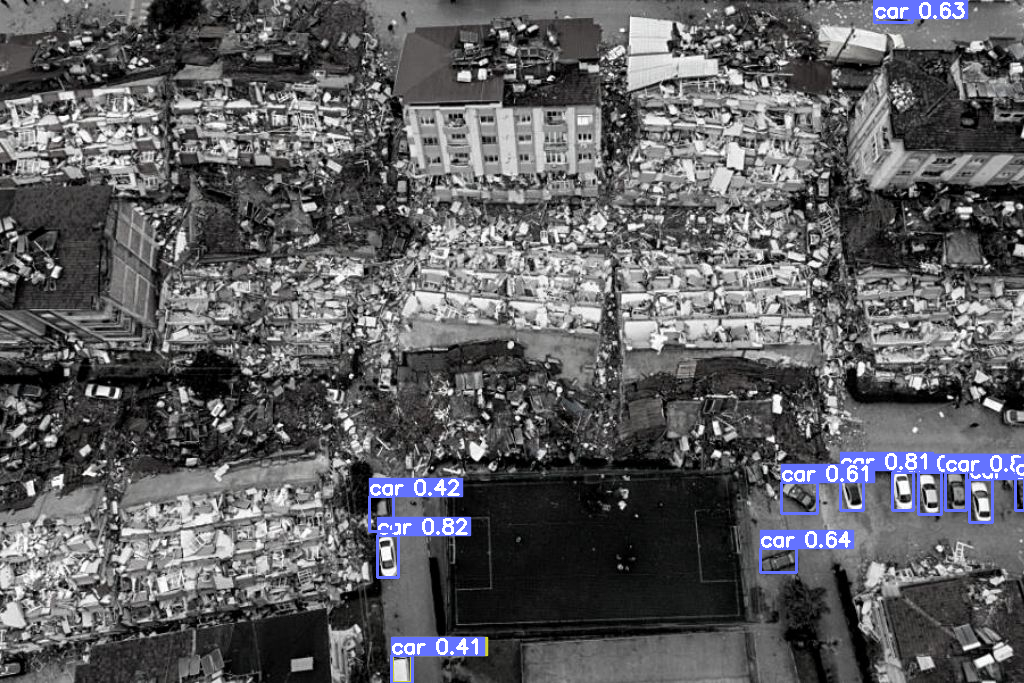
#> input picture VisionScripts/Detections.png, 1024 x 683 px, given in place of D, which was not available
$ python -i sobelops.py   (imports and definitions only)
#> lines starting #> are read from the running program, lines starting #| are printed output that depends on the picture; after the words box and inside, x2 and y2 are one past the last pixel; in counts of white or black regions, pixels touching at a corner belong together; pictures that were not available may be replaced by others from this repository, and a replacement may not be noted
### VisionScripts/optimal_road_finder.py
from time import sleep


class Node:
    def __init__(self, locx, locy):
        self.locx = locy
        self.locy = locx

        self.neighbors = []

    def get_neighboors(self):
        return self.neighbors
    def add_neighboor(self, n):
        self.neighbors.append(n)
        if len(self.neighbors)>8:
            raise Exception("There is a problem with adding neighboors")
    def is_my_neighboor(self, n):
        return n in self.neighbors
    def get_diff(self, n):
        return max(abs(self.locx - n.locx), abs(self.locy - n.locy))
    def get_loc(self):
        return f"({self.locx}, {self.locy})"
    def __str__(self):
        return f"({self.locx}, {self.locy})"

class Graph:
    def __init__(self, nodes):
        # expects (x,y) doublets in a list
        self.nodes = nodes
        for n in nodes:
            self.set_nodes_for(n)

    # set neighboor nodes of n
    def set_nodes_for(self, n):
        for node in self.nodes:
            diff = n.get_diff(node)
            if diff == 1:
                n.add_neighboor(node)

    def get_route(self, start, end):
        to_be_excluded= []
        return self.bfs(start, to_be_excluded, end)

    def bfs(self, start, toexclude, target):


        if start.is_my_neighboor(target):
            return [start]

        start_neighboors = start.get_neighboors()
        traversal_so_far = {}

        to_be_exclueded = [start]
        to_be_looked_fors = [start]

        # [21 lines left out: functions which_contains, generate_path, not called in this run]


        while True:
            if len(to_be_looked_fors) == 0:
                return []

            new_to_be_looked_fors = []
            base = to_be_looked_fors.pop(0)

            for n in base.get_neighboors():
                # first time we travel base
                if n == target:
                    print(traversal_so_far)
                    return generate_path(base)

                if n not in to_be_exclueded:
                    # now  add them to queue
                    new_to_be_looked_fors.append(n)


            traversal_so_far[base]= new_to_be_looked_fors
            to_be_looked_fors.extend(new_to_be_looked_fors)
            to_be_exclueded.extend(new_to_be_looked_fors)
            print("New to be looked for: " + str(new_to_be_looked_fors))


        toexclude.extend(start_neighboors)


class RoadFinder:
    def __init__(self, road_mask, resolution = 20):
        self.road_mask = road_mask
        self.resolution = resolution
    """

       Gridlere böl merkezleri yolda mı ?   +
       Yoldaysa o nokta için bir node atalım
       Node' ları oluşturduktan sonra komşuları için(her node' un graph' daki lokasyonu o grid' in index' i dir)
       maks  (1,1) abs uzaklıktaki node' lar komşular' dı
       graph olustu. Bundan sonra BFS atıyoruz


    """
    def get_grid_values(self):
        # 10 .. 30
        # x/10 daki grid' in merkezi yoldan mı geçiyor?
        print("Shape of this openres mask is: " + str(self.road_mask.shape))
        h,w = self.road_mask.shape
        self.grid_h = int(h/self.resolution)
        # 680 / 20 -> 32
        self.grid_w = int(w/self.resolution)

        grid_vals = []
        for i in range(int(self.grid_h/2), h, self.grid_h):
            tmp = []
            for j in range(int(self.grid_w/2), w, self.grid_w):
                xmean = int(i)
                ymean = int(j)
                value = self.road_mask[xmean, ymean]
                tmp.append(value)
            grid_vals.append(tmp)
        self.grid_vals = grid_vals
        print("shape of gridvals:" + str(len(grid_vals)))


    def filter_nodes(self):
        filtered_nodes = []
        for i in range(self.resolution):
            for j in range(self.resolution):
                if self.grid_vals[i][j] >0:
                    filtered_nodes.append(Node(j,i))
        self.filtered_nodes = filtered_nodes


    def generate_graph(self):

    #    Node' ları oluşturduktan sonra komşuları için(her node' un graph' daki lokasyonu o grid' in index' i dir)
    #    maks  (1,1) abs uzaklıktaki node' lar komşular' dı,
        # filter nodes so they have positive values on


        g = Graph(self.filtered_nodes)


        start = self.filtered_nodes[-7]
        target = self.filtered_nodes[-55]

        print("Starting poing for route:" + start.get_loc() + ", Target: " + target.get_loc())
        print("Which corresponds to pixels: " + str(start.locx * self.grid_h)  +","+ str(start.locy*self.grid_w)+  "and")
        print(str(target.locx * self.grid_h)  +","+ str(target.locy*self.grid_w))
        route = g.get_route(start, target )
        print("Generated route is :" + str(route))
        return start, target, route

### VisionScripts/sobelops.py
"""
@file sobel_demo.py
@brief Sample code using Sobel and/or Scharr OpenCV functions to make a simple Edge Detector
"""
import sys
import cv2 as cv
import matplotlib
import numpy as np
import matplotlib.pyplot as plt
import pickle as pkl
from optimal_road_finder import RoadFinder

def zoom_factory(ax,base_scale = 2.):
    # [24 lines left out: function zoom_fun, not called in this run]

    fig = ax.get_figure() # get the figure of interest
    # attach the call back
    fig.canvas.mpl_connect('scroll_event',zoom_fun)

    #return the function
    return zoom_fun

def main(argv):

#> called with argv = 'Detections.png'
    window_name = ('Sobel Demo - Simple Edge Detector')
    scale = 2
    delta = 0
    ddepth = cv.CV_16S


    if len(argv) < 1:
        print ('Not enough parameters')
        print ('Usage:\nmorph_lines_detection.py < path_to_image >')
        return -1
    # Load the image
    src = cv.imread(argv[0], cv.IMREAD_COLOR)
#> src is the input picture: shape (683, 1024, 3); mean B, G, R 96.8, 94.2, 94
    # Check if image is loaded fine
    if src is None:
        print ('Error opening image: ' + argv[0])
        return -1
    cv.imshow("Source", src)

    # show detections
    dets = cv.imread("Detections.png")
    cv.imshow("Yolov8 Detections",dets)

    src2 = cv.GaussianBlur(src, (3, 3), 0)


    gray = cv.cvtColor(src2, cv.COLOR_BGR2GRAY)


    grad_x = cv.Sobel(gray, ddepth, 1, 0, ksize=3, scale=scale, delta=delta, borderType=cv.BORDER_DEFAULT)
    # # Gradient-Y
    #grad_y = cv.Scharr(gray,ddepth,0,1)
    grad_y = cv.Sobel(gray, ddepth, 0, 1, ksize=3, scale=scale, delta=delta, borderType=cv.BORDER_DEFAULT)


    abs_grad_x = cv.convertScaleAbs(grad_x)
    abs_grad_y = cv.convertScaleAbs(grad_y)


    sobeled = cv.addWeighted(abs_grad_x, 0.5, abs_grad_y, 0.5, 0)

    et,thresh1 = cv.threshold(sobeled,160,255,cv.THRESH_BINARY)
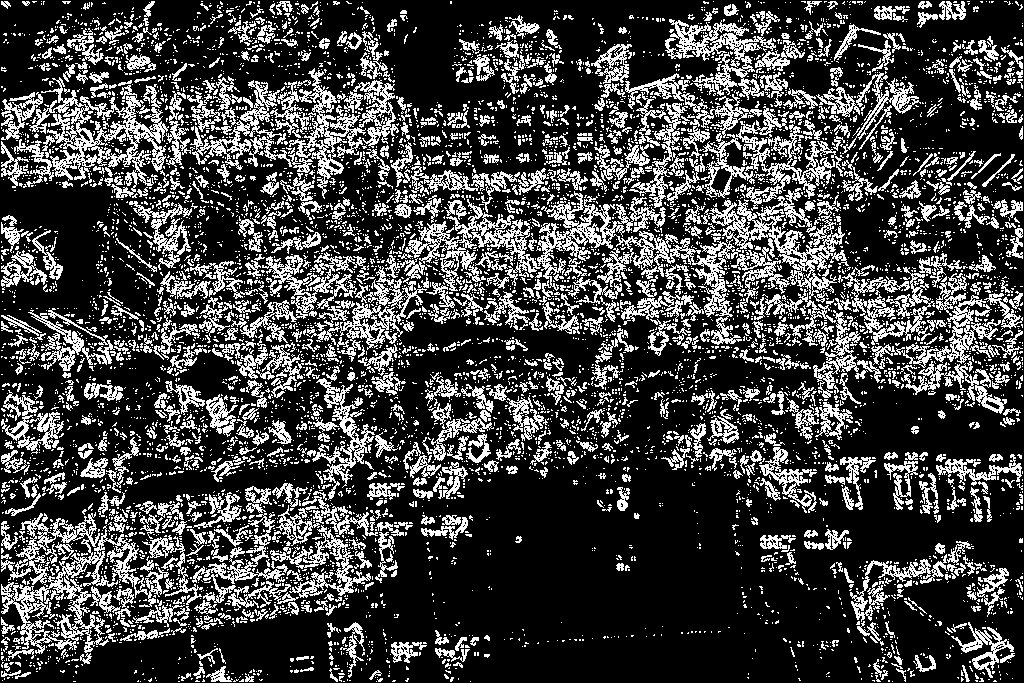
#> thresh1: shape (683, 1024); 26% white in thin lines or dots
    thresh1_v1 = thresh1.copy()
    cv.imshow("After Tresholding Operation", thresh1_v1)
    kernel = cv.getStructuringElement(cv.MORPH_ELLIPSE,(40,40))
    res = cv.morphologyEx(thresh1_v1,cv.MORPH_CLOSE,kernel)
#> res: shape (683, 1024); 88.5% white; 13 black regions, largest, box (x1, y1, x2, y2) and area: (457, 473, 799, 683) 47607, (395, 0, 514, 107) 6705, (14, 184, 105, 274) 5169
    cv.imshow('After Closing Operation',res)
    kernel = cv.getStructuringElement(cv.MORPH_RECT,(55,55))
    openres = cv.morphologyEx(res,cv.MORPH_OPEN,kernel)
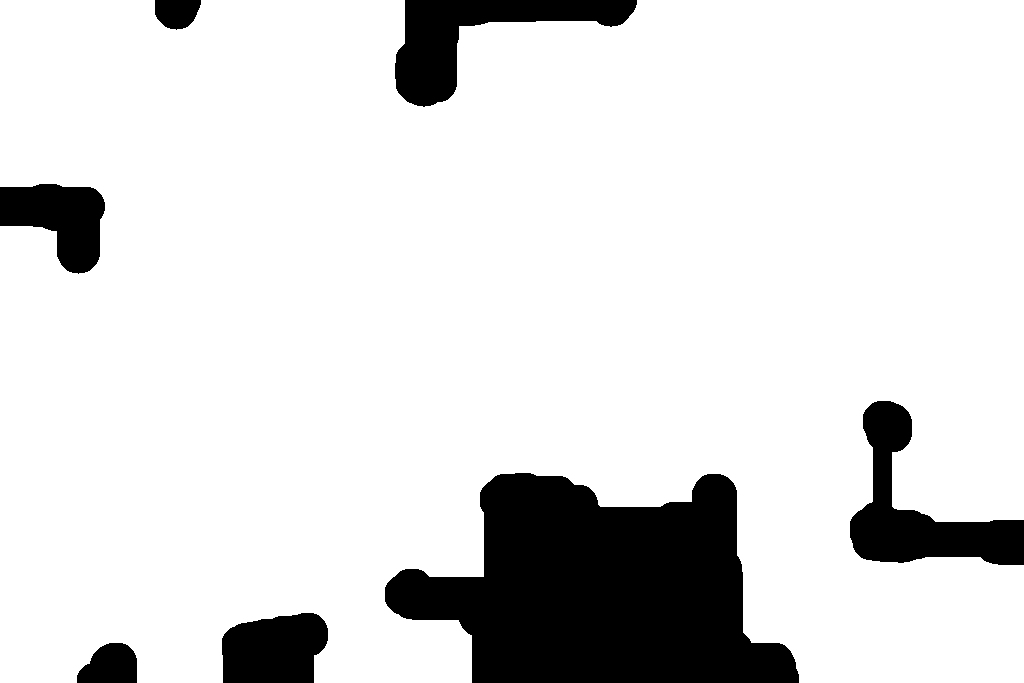
#> openres: shape (683, 1024); 86.7% white; 7 black regions, largest, box (x1, y1, x2, y2) and area: (385, 473, 799, 683) 57249, (850, 401, 1024, 565) 10751, (395, 0, 637, 107) 9769
    openres = 255-openres


    # burada optimal yol bulma kodu
    cv.imshow('After Opening Operation',openres)

    r = RoadFinder(openres)

    r.get_grid_values()
#| Shape of this openres mask is: (683, 1024)
#> after the loop in get_grid_values, `for i in range(int(self.grid_h/2), h, self.grid_h):`: grid_vals = 20 items
#| shape of gridvals:20
    r.filter_nodes()
    window_name = 'Start and target pooints for path extraction'


    # Radius of circle
    radius = 10

    # Blue color in BGR
    color = (255, 0, 0)

    # Line thickness of 2 px
    thickness = 10

    image = src.copy()
    # visualize filtered nodes


    start, target, route = r.generate_graph()
#| Which corresponds to pixels: 646,459and
#| 0,459
#> route = []

    for n in r.filtered_nodes:
        (x,y) = (n.locx*r.grid_h, n.locy*r.grid_w)
        # Center coordinates
        center_coordinates = (int(r.grid_h/2)+y, int(r.grid_w/2) + x)
        print(center_coordinates)
        image = cv.circle(image, center_coordinates, radius, (0,255,0), thickness)
#> this loop made 57 passes
#> (x, y, center_coordinates) on passes 1 to 8: (0, 153, (170, 25)), (0, 408, (425, 25)), (0, 459, (476, 25)), (0, 510, (527, 25)), (0, 561, (578, 25)), (34, 408, (425, 59)), (68, 408, (425, 93)), (170, 0, (17, 195))
#> (printed output is left out)
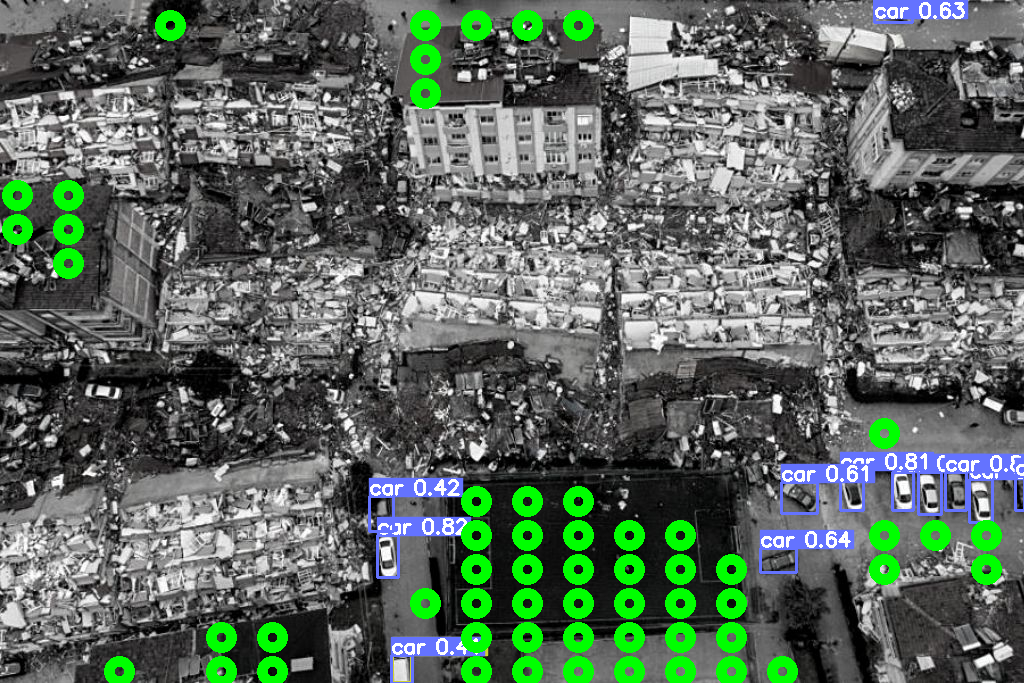
#> image: shape (683, 1024, 3); mean B, G, R 93.6, 105, 90.9


    for n in route:
        (x,y) = (n.locx*r.grid_h, n.locy*r.grid_w)
        # Center coordinates
        center_coordinates = (int(r.grid_h/2)+y, int(r.grid_w/2) + x)
        print(center_coordinates)
        image = cv.circle(image, center_coordinates, radius, color, thickness)
#> this loop made 0 passes

    (x,y) = (start.locx*r.grid_h, start.locy*r.grid_w)
#> y = 459
    # Center coordinates
    center_coordinates = (int(r.grid_h/2)+y, int(r.grid_w/2) + x)
#> center_coordinates = (476, 671)
    print(center_coordinates)
#| (476, 671)
    image = cv.circle(image, center_coordinates, radius, (0,0,255), thickness)

    (x,y) = (target.locx*r.grid_h, target.locy*r.grid_w)
#> x = 0
    # Center coordinates
    center_coordinates = (int(r.grid_h/2)+y, int(r.grid_w/2) + x)
#> center_coordinates = (476, 25)
    print(center_coordinates)
#| (476, 25)
    image = cv.circle(image, center_coordinates, radius, (0,0,255), thickness)


    for n in r.filtered_nodes:
        (x,y) = (n.locx*r.grid_h, n.locy*r.grid_w)
        # Center coordinates
        center_coordinates = (int(r.grid_h/2)+y, int(r.grid_w/2) + x)
        print(center_coordinates)
        image = cv.circle(image, center_coordinates, radius, (0,255,0), thickness)


# Displaying the image
    cv.imshow("Optimal Route", image)
    output = cv.connectedComponentsWithStats(openres, 8, cv.CV_32S)
    (numLabels, labels, stats, centroids) = output
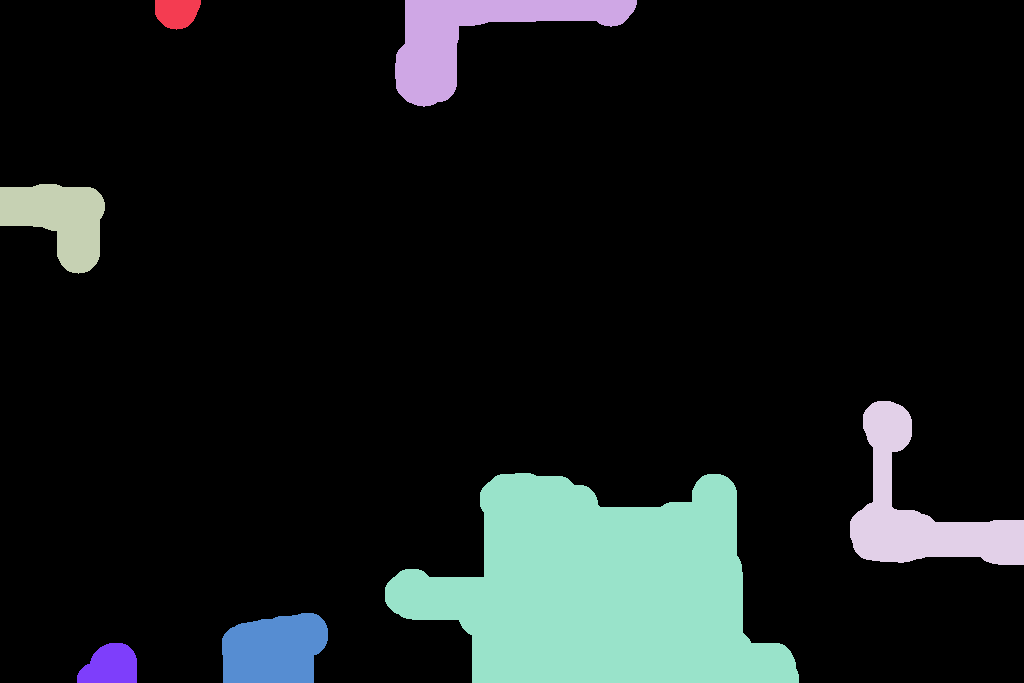
#> labels: shape (683, 1024) int32; 8 distinct labels, from 0 to 7; one colour per label, 0 black
#> numLabels = 8; stats = [[0, 0, 1024, 683, 606476], [155, 0, 46, 30, 1093], [395, 0, 242, 107, 9769], [0, 184, 105, 90, 5943], [850, 401, 174, 164, 10751], [385, 473, 414, 210, 57249], [222, 613, 106, 70, 6233], [77, 643, 60, 40, 1878]]; centroids = [[505.2, 317.1], [176.3, 12.2], [475.2, 35.22], [58.9, 218.8], [919.1, 509.8], [600.5, 589.8], [273.6, 649.4], [110.3, 665.4]]
    for i in range(0, numLabels):
        # if this is the first component then we examine the
        # *background* (typically we would just ignore this
        # component in our loop)
        if i == 0:
            text = "examining component {}/{} (background)".format(
                i + 1, numLabels)
        # otherwise, we are examining an actual connected component
        else:
            text = "examining component {}/{}".format( i + 1, numLabels)
        # print a status message update for the current connected
        # component
        print("[INFO] {}".format(text))
        # extract the connected component statistics and centroid for
        # the current label
        x = stats[i, cv.CC_STAT_LEFT]
        y = stats[i, cv.CC_STAT_TOP]
        w = stats[i, cv.CC_STAT_WIDTH]
        h = stats[i, cv.CC_STAT_HEIGHT]
        area = stats[i, cv.CC_STAT_AREA]
        (cX, cY) = centroids[i]

        output = src.copy()
        cv.rectangle(output, (x, y), (x + w, y + h), (0, 255, 0), 3)
        cv.circle(output, (int(cX), int(cY)), 4, (0, 0, 255), -1)
        componentMask = (labels == i).astype("uint8") * 255
        # show our output image and connected component mask
        cv.imshow("Connected Component on Source", output)
        cv.imshow("Connected Component", componentMask)
        cv.waitKey(0)
#> this loop made 8 passes
#> (text, x, y, w, h, area, cX, cY) on passes 1 to 5: ('examining component 1/8 (background)', 0, 0, 1024, 683, 606476, 505.2, 317.1), ('examining component 2/8', 155, 0, 46, 30, 1093, 176.3, 12.2), ('examining component 3/8', 395, 0, 242, 107, 9769, 475.2, 35.22), ('examining component 4/8', 0, 184, 105, 90, 5943, 58.9, 218.8), ('examining component 5/8', 850, 401, 174, 164, 10751, 919.1, 509.8)
#> (printed output is left out)

    contours, hierarchy = cv.findContours(openres, cv.RETR_TREE, cv.CHAIN_APPROX_SIMPLE)
#> contours = 7 contours; box (x1, y1, x2, y2) and area: (385, 473, 799, 683) 56662, (850, 401, 1024, 565) 10432, (395, 0, 637, 107) 9452, (222, 613, 328, 683) 6081, (0, 184, 105, 274) 5776, (77, 643, 137, 683) 1796, (155, 0, 201, 30) 1032
    mylist=[]
    polygons=[]
    for poly in contours:
        poly=poly.tolist()
        for point in poly:
            tuples = [tuple(x) for x in point]

            mylist.extend(tuples)
        polygons.append(plt.Polygon(mylist,ec="k"))
        mylist=[]
#> this loop made 7 passes
#> after the loop, polygons = 7 items


    print(mylist)
    #tuples = [tuple(x) for x in contours]
    #print(contours)

    fig,ax=plt.subplots()
    ax.plot(range(10))
    scale = 1.5
    f = zoom_factory(ax,base_scale = scale)
    # bura
    with open('loclist.pkl','rb') as f:
#> (reads VisionScripts/loclist.pkl from the repository)
        whole_list=pkl.load(f)
    for poly in polygons:
        ax.add_patch(poly)
    for element in whole_list:
        carcar = plt.Polygon(element,ec='k')
        carcar.set_color([0,0.5,0])
        ax.add_patch(carcar)

    for n in route:
        (x,y) = (n.locx*r.grid_h, n.locy*r.grid_w)
        center_coordinates = (int(r.grid_h/2)+y, int(r.grid_w/2) + x)
        patch = matplotlib.patches.Circle(center_coordinates, radius=10, transform=ax.transData)
        patch.set_color([0.5,0,0])
        ax.add_patch(patch)

    ax.set_ylim(0,1000)
    ax.set_xlim(0,1000)


    ax.invert_yaxis()

    # [21 lines of commented-out code are left out]
    (h,w, _) = src.shape
    print("Height of the image: ", h)
#| Height of the image:  683
    print("Width of the image: ", w)
#| Width of the image:  1024
    grid_h, grid_w = min(int(h/10)+1,200), min(int(w/10)+1, 200)
    for i in range(0, h, grid_h):
        for j in range(0,w, grid_w):
            grid_copy = thresh1[i:i+grid_h,j:j+grid_w].copy()
            grid_avg = np.mean(grid_copy)

            # now split each grid into 9 pieces
            inner_partitions = 3
            child_grid_h = int((grid_h+2) / inner_partitions)
            child_grid_w = int((grid_w+2) / inner_partitions)


            child_avgs = []
            for h_temp in range(inner_partitions):
                inner_temp = []
                for w_temp in range(inner_partitions):
                    tmp = grid_copy[h_temp * child_grid_h :(h_temp+1) * child_grid_h,
                                    w_temp * child_grid_w :(w_temp+1) * child_grid_w]

                    tmp_avg = np.mean(tmp) * grid_avg/255
                    #tmp_avg = 0 if tmp_avg < 60 else tmp_avg
                    inner_temp.append(tmp_avg)
                child_avgs.append(inner_temp)


            # [19 lines of commented-out code are left out]


            for i_1 in range(len(child_avgs)):
                for j_1 in range(len(child_avgs[0])):
                    thresh1[i+ (i_1*child_grid_h):i+ ((i_1+1)*child_grid_h),
                            j+ (j_1*child_grid_h):j+ ((j_1+1)*child_grid_w)] = child_avgs[i_1][j_1] #if child_avgs[i_1][j_1] # < 10 else 255
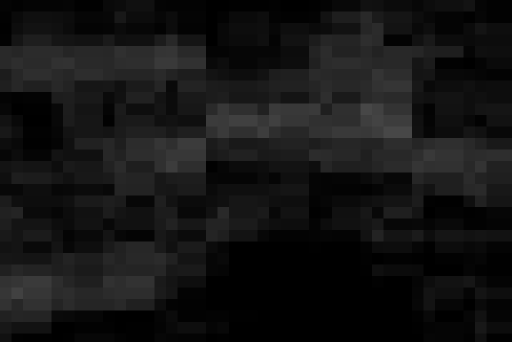
#> thresh1: shape (683, 1024) (shown at 1/2 size); min 0, max 71, mean 19.8

            # thresh1[i+child_grid_h:i+child_grid_h+child_grid_h,j:j+child_grid_w] = child_grid2_avg
            # thresh1[i+child_grid_h:i+child_grid_h+child_grid_h,j+child_grid_w:j+child_grid_w+child_grid_w] = child_grid3_avg
            # thresh1[i:i+child_grid_h,j+child_grid_w:j+child_grid_w+child_grid_w] = child_grid4_avg


    # Taking a matrix of size 5 as the kernel
    # kernel = np.ones((150, 150), np.uint8)

    # # The first parameter is the original image,
    # # kernel is the matrix with which image is
    # # convolved and third parameter is the number
    # # of iterations, which will determine how much
    # # you want to erode/dilate a given image.
    # img_dilation = cv.dilate(thresh1, kernel, iterations=1)
    # img_erosion = cv.erode(img_dilation, kernel, iterations=1)
    """
    """

    #cv.imshow("Ortalamayla carpma", thresh1)cv.imshow("After Tresholding Sobel Operation", thresh1_v1)


    cv.waitKey(0)
    cv.destroyAllWindows()
    # Combine the two images to get the foreground.
    #im_out = thresh1 | im_floodfill_inv


    # # Taking a matrix of size 5 as the kernel
    # kernel_e = np.ones((3, 3), np.uint8)

    # # The first parameter is the original image,
    # # kernel is the matrix with which image is
    # # convolved and third parameter is the number
    # # of iterations, which will determine how much
    # # you want to erode/dilate a given image.
    # img_erosion = cv.erode(thresh1, kernel_e, iterations=1)

    # kernel_d = np.ones((3, 3), np.uint8)
    # img_erosion = cv.dilate(img_erosion, kernel_d, iterations=1)


    cv.waitKey(0)
    plt.axis('off')
    plt.title("Virtual Map")
    plt.show()
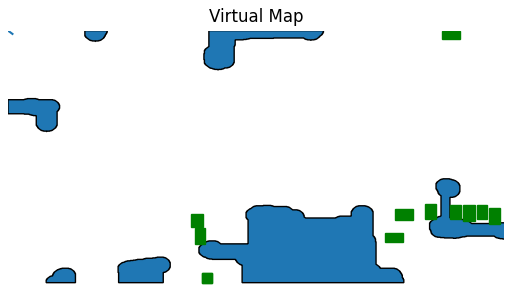
#> figure drawn by matplotlib, 1 panel


    return 0
# [2 lines not run here, left out]

>>> result = main('Detections.png')
